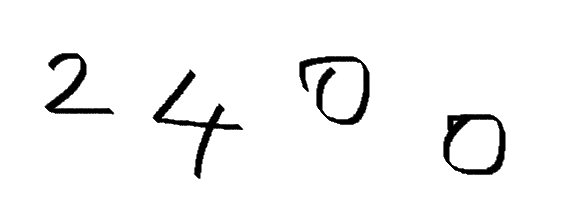
#> input picture 220422 딥러닝 이진(imdb, 타이타닉) 다항(손글씨)/0458.png, 561 x 222 px
$ python -i img2data.py   (imports and definitions only)   (older library calls are emulated)
#> lines starting #> are read from the running program, lines starting #| are printed output that depends on the picture; after the words box and inside, x2 and y2 are one past the last pixel; in counts of white or black regions, pixels touching at a corner belong together
#> further down, picture is the input picture: shape (222, 561, 3); min 0, max 255, mean 244.8

# coding: utf-8

# In[6]:


import cv2
import numpy as np

def digit2data(src, size=(8,8), reshape=True, border=0):
    h, w = src.shape[:2]
    square = src
    # 정사각형 형태로 만들기
    if h > w:
        pad = (h - w)//2
        square = np.zeros((h, h), dtype=np.uint8)
        square[:, pad:pad+w] = src
    elif w > h :
        pad = (w - h)//2
        square = np.zeros((w, w), dtype=np.uint8)
        square[pad:pad+h, :] = src
    px = np.zeros(size, np.uint8)
    content = size
    if border != 0 :
        content = (size[0] - (border*2), size[1] - (border*2))
        px[border:-border, border:-border] = cv2.resize(square, content, interpolation=cv2.INTER_AREA)
    else:
        px[:, :] = cv2.resize(square, content, interpolation=cv2.INTER_AREA)
    if reshape:
        px = px.reshape((1,size[0] * size[1]))
    return px

def img2digits(image, size=None, reshape=True, border=0, inverse=True):


#> called with reshape = True, border = 0, inverse = True
    gray = cv2.cvtColor(image, cv2.COLOR_BGR2GRAY)
    _, th = cv2.threshold(gray, 127, 255, cv2.THRESH_BINARY_INV)
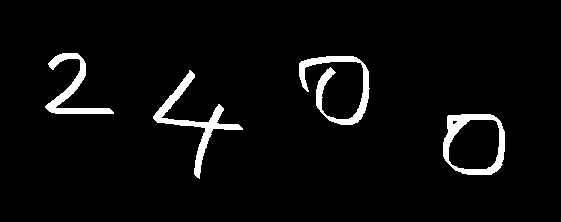
#> th: shape (222, 561); 4.1% white; 4 white regions
    (major, minor, _ )= cv2.__version__.split(".")
    if int(major) > 3 :
        contours, hirachy = cv2.findContours(th, cv2.RETR_EXTERNAL,
                                        cv2.CHAIN_APPROX_SIMPLE)
#> contours = 4 contours; box (x1, y1, x2, y2) and area: (443, 114, 505, 175) 3232, (153, 70, 243, 179) 1245, (299, 56, 370, 125) 1165, (45, 53, 114, 114) 928; hirachy = [[1, -1, -1, -1], [2, 0, -1, -1], [3, 1, -1, -1], [-1, 2, -1, -1]]
    else :
        _, contours, hirachy = cv2.findContours(th, cv2.RETR_EXTERNAL,
                                        cv2.CHAIN_APPROX_SIMPLE)
    numbers = []
    for c in contours:
        # 컨투어를 감싸는 외접 사각형으로 숫자 영역 좌표 구하기 ---⑦
        (x, y, w, h) = cv2.boundingRect(c)
        # 외접 사각형의 크기가 너무 작은것은 제외 ---⑧
        if w >= 5 and h >= 25:
            # 숫자 영역만 roi로 확보하고 사각형 그리기 ---⑨
            roi = gray[y:y + h, x:x + w]
            numbers.append(roi)
#> this loop made 4 passes
#> (x, y, w, h) on passes 1 to 4: (443, 114, 62, 61), (153, 70, 90, 109), (299, 56, 71, 69), (45, 53, 69, 61)
#> pass 1, in img2digits, `roi = gray[y:y + h, x:x + w]`:
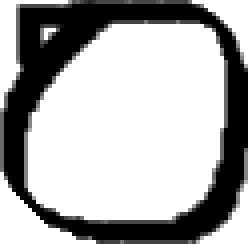
#> roi: shape (61, 62) (shown 4 times larger); min 0, max 255, mean 173.8
#> pass 2, in img2digits, `roi = gray[y:y + h, x:x + w]`:
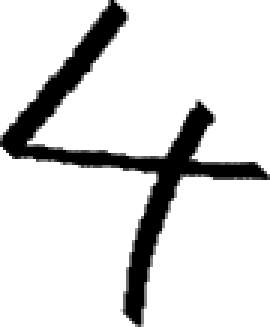
#> roi: shape (109, 90) (shown 3 times larger); min 0, max 255, mean 218.6
#> pass 3, in img2digits, `roi = gray[y:y + h, x:x + w]`:
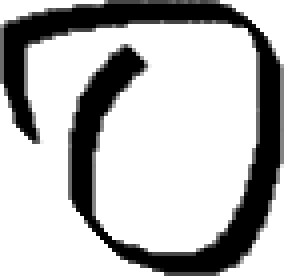
#> roi: shape (69, 71) (shown 4 times larger); min 0, max 255, mean 184.8
#> after the loop, numbers = 4 items


    if inverse:
        for i, n in enumerate(numbers):
            numbers[i] = 255- n  # 반전
#> this loop made 4 passes

    if size is None:
        return numbers
    else:
        for i, n in enumerate(numbers):
            numbers[i] = digit2data(n, size, reshape, border)
        return numbers

>>> import cv2
>>> picture = cv2.imread('0458.png')
>>> result = img2digits(picture)
#> result = 4 items
